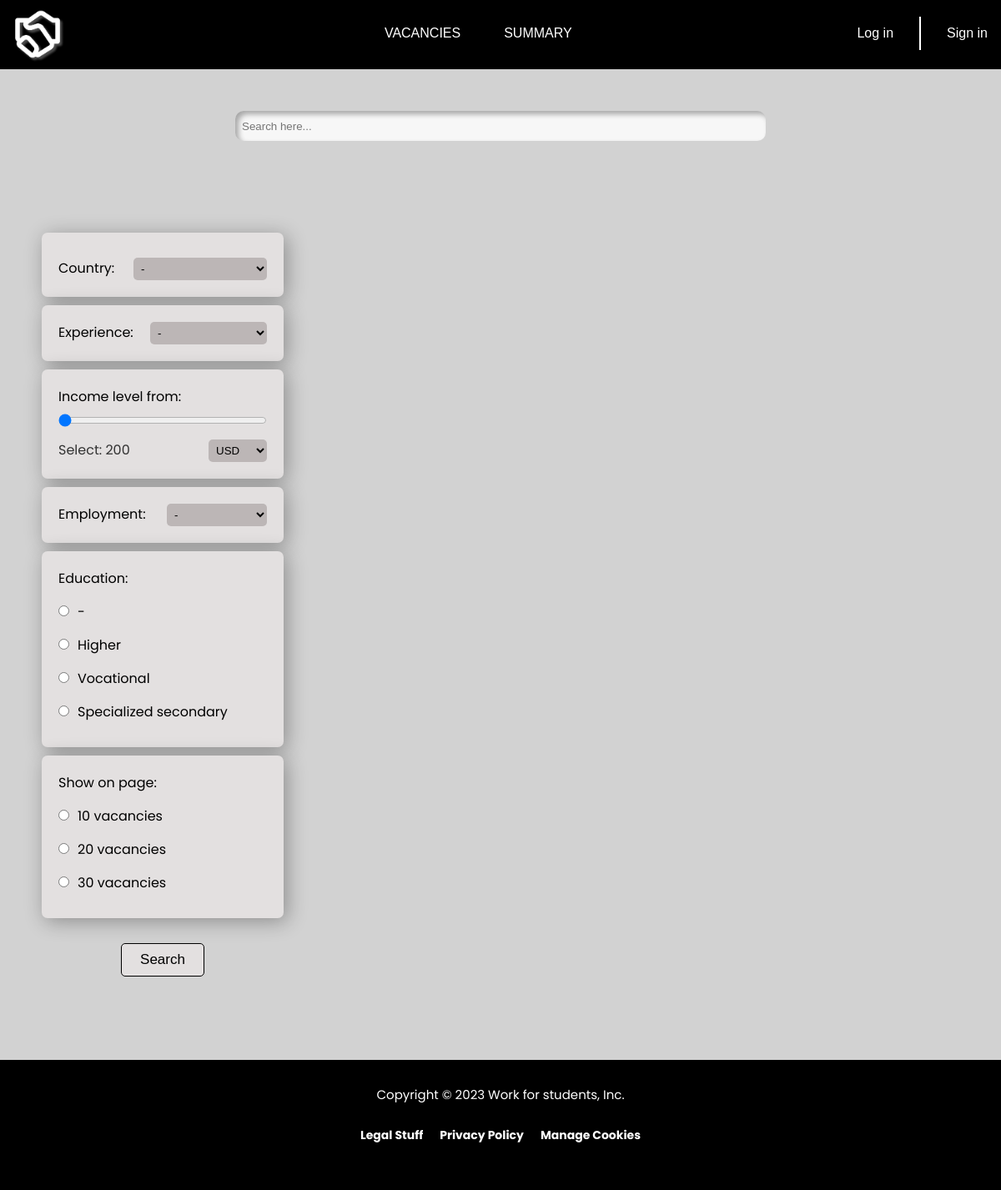
The app's page /summaries, older data.
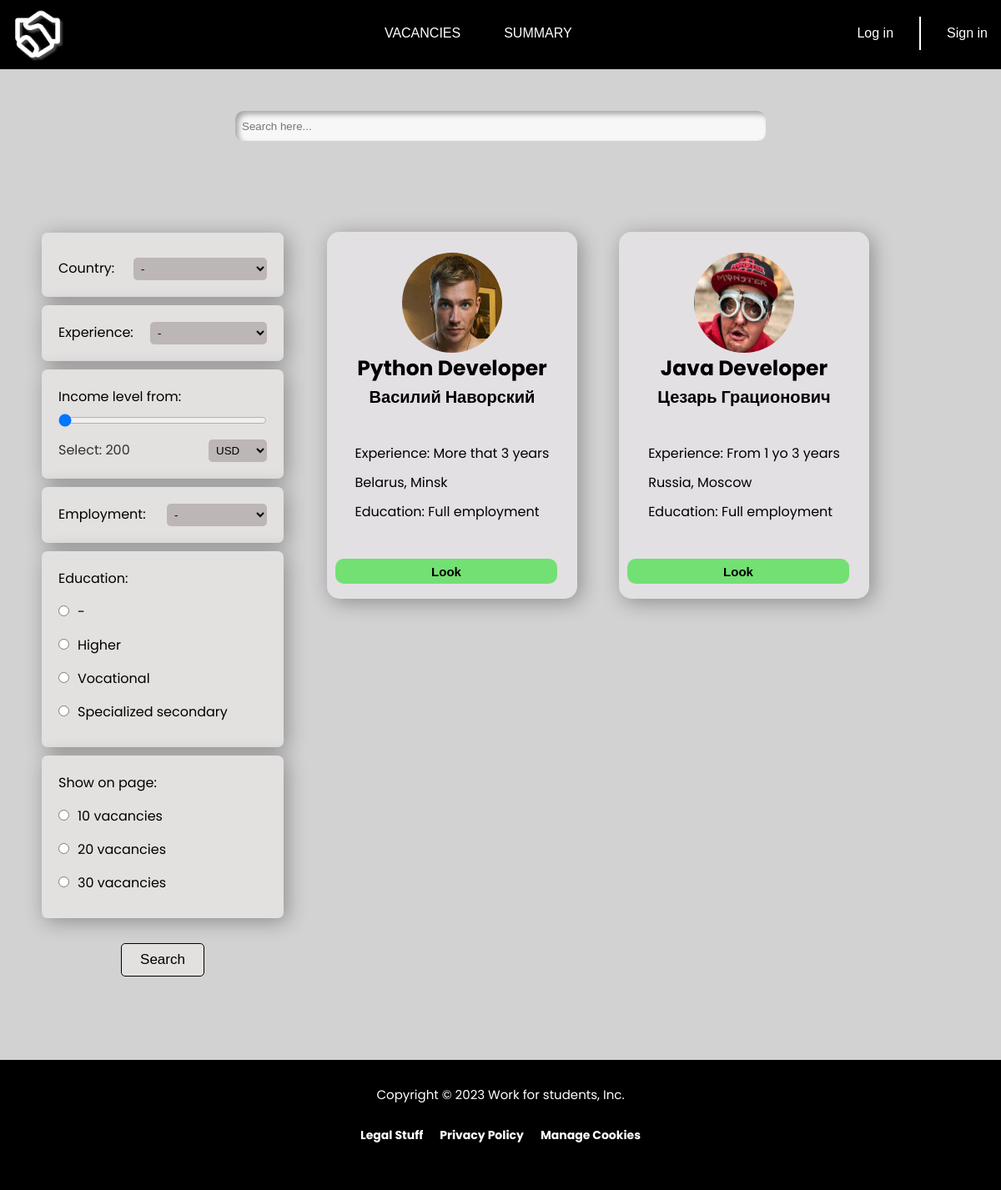
The same page, newer data.
### echoApp/models.py (models this page shows, shortened)
class Summary(models.Model):
    title = models.CharField(max_length=255)
    description = models.TextField()
    date_of_create = models.DateField(auto_now_add=True)
    user = models.ForeignKey(User, on_delete=models.CASCADE)
    experience = models.CharField(max_length=255, choices=EXPERIENCE,  null=True, default=None)
    education = models.CharField(max_length=255, choices=EDUCATION,  null=True, default=None)
    employment = models.CharField(max_length=255, choices=EMPLOYMENT,  null=True, default=None)
    is_publish = models.BooleanField(default=True)

class User(models.Model):
    first_name = models.CharField(max_length=150, blank=True)
    last_name = models.CharField(max_length=150, blank=True)
    email = models.CharField(unique=True, max_length=255)
    username = models.CharField(max_length=230, blank=True, unique=True, null=True)
    password = models.CharField(max_length=100)
    phone = models.CharField(max_length=30, blank=True, default='')
    gender = models.CharField(max_length=255, choices=GENDERS,  null=True, default=None)
    img = models.ImageField(upload_to="user_photo", blank=True, default='../static/img/none-logo.png')
    birthday = models.CharField(max_length=10, blank=True, default='')
    country = models.ForeignKey(Country, on_delete=models.CASCADE, null=True, blank=True)
    region = models.ForeignKey(Region, on_delete=models.SET_NULL, null=True, blank=True)
    district = models.ForeignKey(District, on_delete=models.CASCADE, blank=True, null=True)
    place_of_education = models.ForeignKey(Education, on_delete=models.CASCADE, null=True, blank=True)
    publish_phone = models.BooleanField(default=False)
    public_status = models.BooleanField(default=False)

class Country(models.Model):
    title = models.CharField(max_length=255)
    def __str__(self):
        return self.title

class Region(models.Model):
    title = models.CharField(max_length=255)
    country = models.ForeignKey(Country, on_delete=models.CASCADE)
    def __str__(self):
        return self.title

### echoApp/views.py (the view)
# urls.py: path('summaries', summaries, name='summaries'),
def summaries(request):
    context = {}
    if is_user_auth(request) != None:
        context['auth_user'] = User.objects.get(id=is_user_auth(request))
    context['summaries'] = Summary.objects.filter(is_publish=True)
    return render(request, 'echoApp/summaries.html', context=context)

### echoApp/backend.py (called while the page is built)
def is_user_auth(request):
    session = request.session
    user = session.get(settings.USER_SESSION_ID)
    if not user:
        return None
    return user['user']

### echoApp/templates/echoApp/summaries.html (shortened to what this page needs)
{% extends 'echoApp/base.html' %} {% block styles%} {% load static %}
<link rel="stylesheet" href="{% static 'css/vacancies.css'%}" />
<link rel="stylesheet" href="{% static 'css/summaries.css'%}" />
{% endblock %} {% block container%}
    <form>
        <input type="text" placeholder="Search here..." class="search">
      </form>
    <div class="cont">
        <div class="filters">
            <div class="countries">
              <div class="city" bis_skin_checked="1">
                <label class="filter-country">Country: </label>
                  <select id="select-country" style="width: 160px">
                      <option value="-">-</option>
                  </select>
              </div>
            </div>
            <div class="exp_lvl">
              <label>Experience:</label>
              <select id="select-experience" >
                <option value="-">-</option>
              </select>
            </div>
            <div class="income">
              <label for="income">Income level from:</label><br />
              <input
                type="range"
                id="income"
                name="income"
                min="200"
                max="10000"
                step="100"
                value="200"
                class="slider income-slider"
              />
              <p>Select: <span id="incomeValue">200</span>
              <select style="width: 70px" id="select-currency">
                <option value="USD">USD</option>
              </select>
                </p>
            </div>
            <div class="employment">
              <label>Employment:</label>
              <select id="select-employment" style="width: 120px">
                <option value="-">-</option>
              </select>
            </div>
            <div class="sort">
              <ul>
                Education:
                <li>
                  <input
                    type="radio"
                    onMouseDown="this.isChecked=this.checked;"
                    onClick="this.checked=!this.isChecked;"
                    name="education"
                    value="Not required"
                  />-
                </li>
                <li>
                  <input
                    type="radio"
                    onMouseDown="this.isChecked=this.checked;"
                    onClick="this.checked=!this.isChecked;"
                    name="education"
                    value="Higher"
                  />Higher
                </li>
                <li>
                  <input
                    type="radio"
                    onMouseDown="this.isChecked=this.checked;"
                    onClick="this.checked=!this.isChecked;"
                    name="education"
                    value="Vocational"
                  />Vocational
                </li>
                <li>
                  <input
                    type="radio"
                    onMouseDown="this.isChecked=this.checked;"
                    onClick="this.checked=!this.isChecked;"
                    name="education"
                    value="Specialized secondary"
                  />Specialized secondary
                </li>
              </ul>
            </div>
            <div class="show">
              <ul>
                Show on page:
                <li>
                  <input
                    type="radio"
                    onMouseDown="this.isChecked=this.checked;"
                    onClick="this.checked=!this.isChecked;"
                    name="show-on-page"
                    value="10"
                  />10 vacancies
                </li>
                <li>
                  <input
                    type="radio"
                    onMouseDown="this.isChecked=this.checked;"
                    onClick="this.checked=!this.isChecked;"
                    name="show-on-page"
                    value="20"
                  />20 vacancies
                </li>
                <li>
                  <input
                    type="radio"
                    onMouseDown="this.isChecked=this.checked;"
                    onClick="this.checked=!this.isChecked;"
                    name="show-on-page"
                    value="30"
                  />30 vacancies
                </li>
              </ul>
            </div>
              <button id="searchBtn">Search</button>
          </div>
        <div class="resumies">
            {% for i in summaries %}
            <div class="res">
                <img src="{{ i.user.img.url }}" class="img"/>
                <p class="title">{{i.title}}</p>
                <p class="name">{{i.user.first_name}} {{i.user.last_name}}</p>
                <div class="brd">
                    <p class="info">Experience: {{ i.experience }}</p>
                    <p class="info">{{ i.user.country }}, {{ i.user.region }}</p>
                    <p class="info">Education: {{ i.employment }}</p>
                </div>
                <a href="{% url 'summary' i.id %}" style="width: 100%">
                    <button class="btn" value="">Look</button>
                </a>
            </div>
            {% endfor %}
        </div>
    </div>
{% endblock %}

### echoApp/templates/echoApp/base.html (shortened to what this page needs)
<!DOCTYPE html>
<html lang="en">
  <head>
    {% load static %}
    <link rel="stylesheet" href="{% static 'css/navbar.css'%}" />
    {% block styles%}
    {% endblock %}
    <link rel="stylesheet" href="{% static 'css/footer.css'%}" />
    <link rel="stylesheet" href="https://use.fontawesome.com/releases/v5.15.4/css/all.css"
>
  </head>
  <body>
    <div class="nav">
      <div class="main-nav">
        <a href="/"
          ><img src="{% static 'img/logo.png'%}" alt="" class="home-img"
        /></a>
        <div class="navlist">
          <a class="nav-button" href="/vacancies">VACANCIES</a>
          <a class="nav-button" href="/summaries">SUMMARY</a>
        </div>
          <div class="navbtns">
              {% if auth_user %}
              <button class="user-bar" onclick="document.location.href = '/profile'">
                <img class="user-icon" src="{{ auth_user.img.url }}" />
                <p class="name-navbar">{{ auth_user.first_name }} <span>{{ auth_user.last_name }}</span></p>
              </button>
              {% else %}
              <a class="nav-button" href="/login">Log in</a>
              <div class="palca"></div>
              <a class="nav-button" href="/signup">Sign in</a>
              {% endif %}
          </div>
      </div>
    </div>
    {% block container%}
    {% endblock %}
    <footer id="footer" class="main-footer">
      <div class="footer_layout">
        <p>Copyright © 2023 Work for students, Inc.</p>
        <ul>
          <li><a href="/">Legal Stuff</a></li>
          <li><a href="/">Privacy Policy</a></li>
          <li><a href="/">Manage Cookies</a></li>
        </ul>
      </div>
    </footer>
  </body>
</html>

### echoApp/static/css/navbar.css (style rules this page uses)
.main-nav { display: flex; background-color: #000000; width: 100%; }
.home-img { height: 70px; transition: ease all 0.4s; margin-left: 10px; margin-right: 55px; margin-top: 6px; }
.navlist { height: 80px; display: flex; align-items: center; }
.navlist > .nav-button { margin-left: 10px; margin-right: 10px; }
.navbtns { height: 80px; display: flex; align-items: center; }
.nav-button { list-style: none; font-family: "geologica", sans-serif; text-decoration: none; padding: 1em; color: white; transition: ease all 0.4s; }
.main-nav { justify-content: space-between; }
.palca { background-color: white; color: white; height: 40px; width: 2px; margin: 15px; }

### echoApp/static/css/vacancies.css (style rules this page uses)
* { padding: 0; margin: 0; }
body { background-color: #37373739; }
.filters { display: flex; flex-direction: column; align-items: center; padding-top: 100px; margin-left: 50px; margin-bottom: 100px; }
.filters > div { width: 250px; padding: 20px; background-color: #e3e0e0; font-family: "Poppins", sans-serif; box-shadow: 4px 4px 25px rgba(0, 0, 0, 0.326); border-radius: 7px; margin-top: 10px; }
.filters ul li, .select-experience label, .city li, .podrabotka li { margin-bottom: 10px; margin-top: 10px; color: #333; }
.slider, .income-slider { width: 100%; height: 2px; border-radius: 10px; margin-top: 10px; }
.select-experience p, .income p { margin-top: 10px; color: #333; }
ul { list-style-type: none; }
.sort ul li, .output ul li, .show ul li { margin-bottom: 10px; color: #000000; margin-top: 10px; }
.sort ul li input[type="radio"], .output ul li input[type="radio"], .show ul li input[type="radio"] { margin-right: 10px; cursor: pointer; color: #000000; margin-top: 10px; }
input[type="range"] { border: none; background-color: rgba(134, 125, 125, 0.418); border-radius: 5px; padding: 5px 0 5px 0; margin-top: 10px; }
.city { box-shadow: none; margin-top: 10px; }
select { float: right; border: none; background-color: rgba(134, 125, 125, 0.418); border-radius: 5px; padding: 5px; width: 140px; }
#searchBtn { background-color: #e3e0e0; font-size: 17px; margin-top: 30px; width: 100px; height: 40px; border: solid 1px black; border-radius: 5px; }
form { display: flex; flex-direction: column; align-items: center; }
.search { width: 620px; height: 20px; border-radius: 10px; margin-top: 50px; border: none; background-color: #f7f7f7; box-shadow: inset 4PX 4PX 6PX rgb(0, 0, 0, 0.326); padding: 8px; }

### echoApp/static/css/summaries.css (style rules this page uses)
* { margin: 0; padding: 0; }
body { background-color: #37373739; font-family: 'Poppins', sans-serif; }
.cont { display: flex; margin-top: -50px; }
.resumies { margin-left: 27px; display: grid; grid-template-columns: 1fr 1fr 1fr; margin-top: 99px; }
.brd { margin: 20px 0; border-radius: 10px; padding: 10px; display: block; align-items: start; }
.res { margin: 10px 25px; padding: 10px; border-radius: 15px; box-shadow: 4PX 4PX 25PX rgb(0, 0, 0, 0.326); width: 280px; height: 420px; background-color: #e3e0e3; display: flex; flex-direction: column; align-items: center; }
.img { margin-top: 15px; width: 120px; height: 120px; border-radius: 50%; }
.title { text-align: center; font-weight: bolder; font-size: 25px; }
.name { text-align: center; font-weight: 600; font-size: 20px; }
.info { margin-top: 10px; }
.btn { width: 95%; height: 30px; text-align: center; justify-content: center; align-items: center; border-radius: 10px; border: none; color: black; background-color: rgb(115, 224, 115); font-weight: 700; font-size: 15px; cursor: pointer; margin-top: 14px; transition: ease all .6s; }
form { display: flex; flex-direction: column; align-items: center; }
.search { width: 620px; height: 20px; border-radius: 10px; margin-top: 50px; border: none; background-color: #f7f7f7; box-shadow: inset 4PX 4PX 6PX rgb(0, 0, 0, 0.326); padding: 8px; margin-bottom: 50px; }

### echoApp/static/css/footer.css (style rules this page uses)
* { margin: 0; padding: 0; }
#footer { background-color: black; color: white; padding-top: 30px; padding-bottom: 30px; text-align: center; font-size: 15px; bottom: 0; width: 100%; }
.main-footer .footer_layout { display: flex; flex-direction: column; justify-content: center; align-items: center; text-align: center; }
.main-footer .footer_layout ul { list-style: none; padding: 0; margin: 0; display: flex; justify-content: center; align-items: center; margin-bottom: 25px; margin-top: 25px; }
.main-footer ul li { margin: 0 10px; margin-left: 10px; }
#footer ul li a { color: rgb(255, 255, 255); text-decoration: none; font-weight: bolder; font-size: 14px; transition: 0.3s; }

Row changes from the older to the newer data that the page shows:
added Summary: user.img (picture), title "Python Developer", user.first_name "Василий", user.last_name "Наворский", experience "More that 3 years", user.country "Belarus", user.region "Minsk", employment "Full employment"
added Summary: user.img (picture), title "Java Developer", user.first_name "Цезарь", user.last_name "Грационович", experience "From 1 yo 3 years", user.country "Russia", user.region "Moscow", employment "Full employment"
